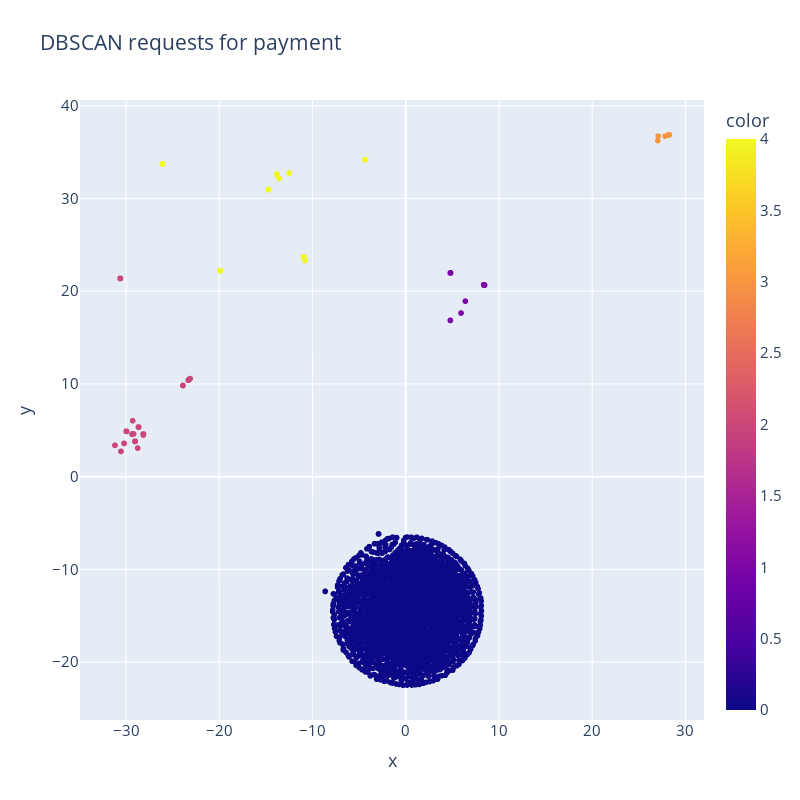

Notebook cell for this chart:
### Code cell
fig = px.scatter(tdf_rp_18, x = tsne_representation_rp_18[:, 0], y = tsne_representation_rp_18[:, 1],
                color = tdf_rp_18['KMeans_label'].to_list(),
                height = 800, width = 800,
                title = "DBSCAN requests for payment")
fig.update_layout(font_size =15)
#fig.show()

### Figure 1 — Plotly figure (JSON) as saved in the notebook; plotly's stock layout.template omitted (floating-point values rounded to 4 significant figures; data arrays with more than 128 entries replaced by an {"elided": "..."} marker saying what was removed)
{"data": [{"hovertemplate": "x=%{x}<br>y=%{y}<br>color=%{marker.color}<extra></extra>", "legendgroup": "", "marker": {"color": {"elided": "5778 int values"}, "coloraxis": "coloraxis", "symbol": "circle"}, "mode": "markers", "name": "", "showlegend": false, "type": "scattergl", "x": {"elided": "5778 float values"}, "xaxis": "x", "y": {"elided": "5778 float values"}, "yaxis": "y"}], "layout": {"coloraxis": {"colorbar": {"title": {"text": "color"}}, "colorscale": [[0, "#0d0887"], [0.1111, "#46039f"], [0.2222, "#7201a8"], [0.3333, "#9c179e"], [0.4444, "#bd3786"], [0.5556, "#d8576b"], [0.6667, "#ed7953"], [0.7778, "#fb9f3a"], [0.8889, "#fdca26"], [1, "#f0f921"]]}, "font": {"size": 15}, "height": 800, "legend": {"tracegroupgap": 0}, "title": {"text": "DBSCAN requests for payment"}, "width": 800, "xaxis": {"anchor": "y", "domain": [0, 1], "title": {"text": "x"}}, "yaxis": {"anchor": "x", "domain": [0, 1], "title": {"text": "y"}}}}
